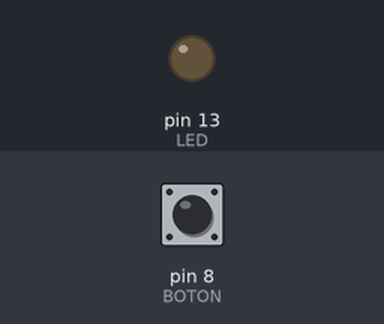
The sketch below on a simulated Arduino Uno, built with avr-gcc and run on an emulated ATmega328P. Shown: output pins drawn as LEDs (lit = HIGH). The test bench sets the inputs (shaded band); at power-on: pin 8 (BOTON) LOW.

Above: at 1.2 s.
1.3 s: pin 8 (BOTON) pulled HIGH for 0.15 s
At 1.37 s:
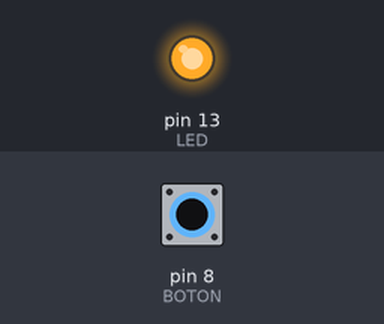
2.9 s: pin 8 (BOTON) pulled HIGH for 3.2 s
At 6.7 s:
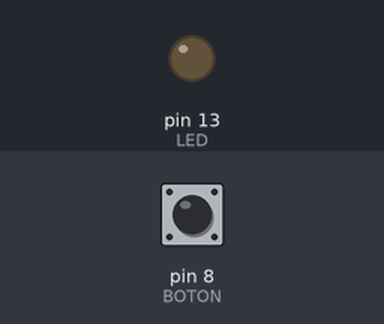
Timing chart, 0 to 8.2 s (numbered marks = the images above; inputs shaded):
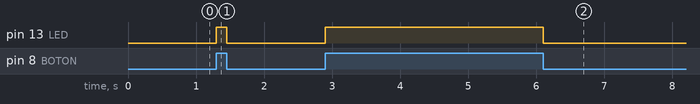

The sketch:

11.ino
```cpp
// C++ code
//
void setup()
{
  pinMode(13, OUTPUT);  //LED
  pinMode(8, INPUT);  //BOTON
}

void loop()
{
  digitalWrite(13, digitalRead(8)); //Escribimpos en el LED el valor del BOTON
}
```

Measured:
- after the input at 1.3 s, pin 13 (LED): LOW → HIGH at once, → LOW 0.15 s later
- after the input at 2.9 s, pin 13 (LED): LOW → HIGH at once, → LOW 3.2 s later
